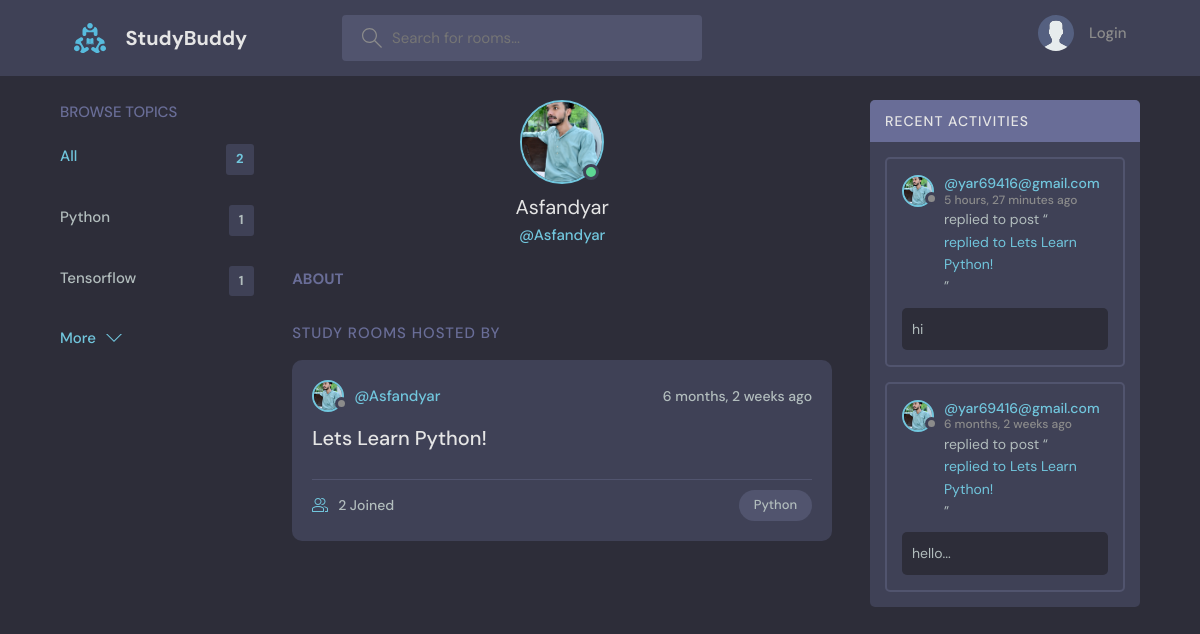
The page /user-profile/1/ on the database as committed earlier.
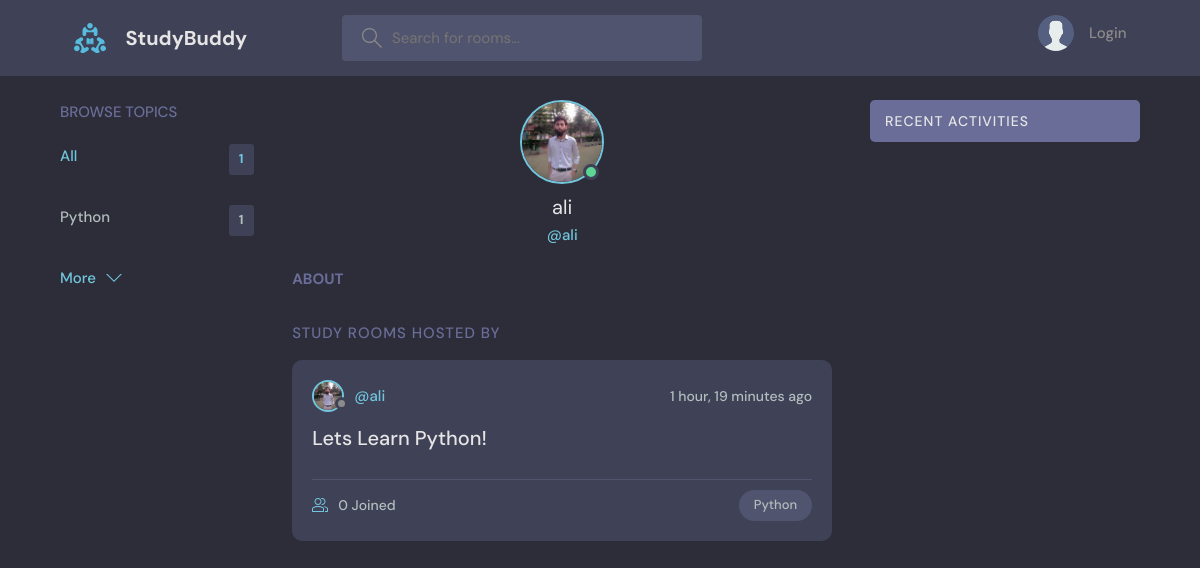
The same page on the database as committed later.
### base/models.py (models this page shows, shortened)
class Topic(models.Model):
    name = models.CharField(max_length=200)

class User(AbstractUser):
    name = models.CharField(max_length=100, null=True)
    email = models.EmailField(unique=True, null=True)
    bio = models.TextField(null=True)
    avatar = models.ImageField(null=True, default='avatar.svg')
    USERNAME_FIELD = 'email'
    REQUIRED_FIELDS = []

class Room(models.Model):
    host = models.ForeignKey(User, on_delete=models.SET_NULL, null=True)
    topic = models.ForeignKey(Topic, on_delete=models.SET_NULL, null=True)
    name = models.CharField(max_length=100)
    description = models.TextField(null=True, blank=True)
    participants = models.ManyToManyField(User, related_name='participants', blank=True)
    updated = models.DateTimeField(auto_now=True)
    created = models.DateTimeField(auto_now_add=True)
    class Meta:
        ordering = ['-updated', '-created']
    def __str__(self):
        return self.name

class Message(models.Model):
    user = models.ForeignKey(User, on_delete=models.CASCADE)
    room = models.ForeignKey(Room, on_delete=models.CASCADE)
    body = models.TextField()
    updated = models.DateTimeField(auto_now=True)
    created = models.DateTimeField(auto_now_add=True)
    class Meta:
        ordering = ['-updated', '-created']
    def __str__(self):
        return self.body[:50]

### base/views.py (the view)
# urls.py: path('user-profile/<str:pk>/', views.user_profile, name='user_profile'),
def user_profile(request, pk):
    user = User.objects.get(id=pk)
    rooms = user.room_set.all()
    room_messages = user.message_set.all()
    topics = Topic.objects.all()
    context = {'user':user, 'rooms':rooms, 'room_messages':room_messages
               ,'topics':topics}
    return render(request, 'base/profile.html', context=context)

### base/templates/base/profile.html (shortened to what this page needs)
{% extends 'main.html' %}
{% block content %}
  <main class="profile-page layout layout--3">
    <div class="container">
      {% include 'base/topics_component.html' %}
      <div class="roomList">
        <div class="profile">
          <div class="profile__avatar">
            <div class="avatar avatar--large active">
              <img src="{{user.avatar.url}}" />
            </div>
          </div>
          <div class="profile__info">
            <h3>{{ user.username }}</h3>
            <p>@{{ user.username }}</p>
          </div>
          <div class="profile__about">
            <h3>About</h3>
          </div>
        </div>
        <div class="roomList__header">
          <div>
            <h2>Study Rooms Hosted by {{ request.user.name }}</a>
            </h2>
          </div>
        </div>
        {% include 'base/feed_component.html' %}
      </div>
      {% include 'base/activity_component.html' %}
    </div>
  </main>
  {% endblock content %}

### templates/main.html (shortened to what this page needs)
<!DOCTYPE html>
{% load static %}
<html lang="en">
  <head>
    <link rel="stylesheet" href="{% static 'styles/style.css' %}" />
  </head>
  <body>
    {% include 'navbar.html' %}
    {% block content %}
    {% endblock %}
  </body>
</html>

### templates/navbar.html (shortened to what this page needs)
{% load static %}
<header class="header header--loggedIn">
    <div class="container">
      <a href="{% url 'home' %}" class="header__logo">
        <img src="{% static 'images/logo.svg' %}" />
        <h1>StudyBuddy</h1>
      </a>
      <form class="header__search" method="get" action="{% url 'home' %}">
        <label>
          <input name="q" placeholder="Search for rooms..." />
        </label>
      </form>
      <nav class="header__menu">
        {% if request.user.is_authenticated %}
        <div class="header__user">
          <a href="{% url 'update_user' %}">
            <div class="avatar avatar--medium active">
              <img src="{{ request.user.avatar.url }}" />
            </div>
            <p>{{ request.user.username }}<span>@{{ request.user.username }}</span></p>
          </a>
          <button class="dropdown-button">
            <svg version="1.1" xmlns="http://www.w3.org/2000/svg" width="32" height="32" viewBox="0 0 32 32">
              <title>chevron-down</title>
              <path d="M16 21l-13-13h-3l16 16 16-16h-3l-13 13z"></path>
            </svg>
          </button>
        </div>
        {% else %}
        <a href="{% url 'login_page' %}">
          <img src="{% static 'images/avatar.svg' %}" />
          <p>Login</p>
        </a>
        {% endif %}
      </nav>
    </div>
  </header>

### base/templates/base/topics_component.html
<div class="topics">
    <div class="topics__header">
      <h2>Browse Topics</h2>
    </div>
    <ul class="topics__list">
      <li>
        <a href="{% url 'home' %}" class="active">All <span>{{ topics.count }}</span></a>
      </li>
      {% for topic in topics %}
      <li>
        <a href="{% url 'home' %}?q={{topic.name}}">{{ topic.name }}<span>{{ topic.room_set.all.count }}</span></a>
      </li>
      {% endfor %}
    <a class="btn btn--link" href="{% url 'topic_page' %}">
      More
      <svg version="1.1" xmlns="http://www.w3.org/2000/svg" width="32" height="32" viewBox="0 0 32 32">
        <title>chevron-down</title>
        <path d="M16 21l-13-13h-3l16 16 16-16h-3l-13 13z"></path>
      </svg>
    </a>
  </div>

### base/templates/base/feed_component.html (shortened to what this page needs)
{% for room in rooms %}
<div class="roomListRoom">
    <div class="roomListRoom__header">
      <a href="{% url 'user_profile' room.host.id %}" class="roomListRoom__author">
        <div class="avatar avatar--small">
          <img src="{{ room.host.avatar.url }}" />
        </div>
        <span>@{{ room.host.username }}</span>
      </a>
      <div class="roomListRoom__actions">
        <span>{{ room.created | timesince }} ago</span>
      </div>
    </div>
    <div class="roomListRoom__content">
      <a href="{% url 'room' room.id %}">{{ room.name }}</a>
    </div>
    <div class="roomListRoom__meta">
      <a href="{% url 'room' room.id %}" class="roomListRoom__joined">
        {{ room.participants.all.count }} Joined
      </a>
      <p class="roomListRoom__topic">{{ room.topic.name }}</p>
    </div>
</div>
{% endfor %}

### base/templates/base/activity_component.html (shortened to what this page needs)
<div class="activities">
    <div class="activities__header">
      <h2>Recent Activities</h2>
    </div>
    {% for message in room_messages %}
    <div class="activities__box">
      <div class="activities__boxHeader roomListRoom__header">
        <a href="{% url 'user_profile' message.user.id %}" class="roomListRoom__author">
          <div class="avatar avatar--small">
            <img src="{{ message.user.avatar.url }}" />
          </div>
          <p>
            @{{ message.user }}
            <span>{{ message.created | timesince }} ago</span>
          </p>
        </a>
      </div>
      <div class="activities__boxContent">
        <p>replied to post “<a href="{% url 'room' message.room.id %}">replied to {{ message.room }}</a>”</p>
        <div class="activities__boxRoomContent">
            {{ message }}
        </div>
      </div>
    </div>
    {% endfor %}
  </div>

Rows that differ between the two databases and show on the page:
removed Topic: name "Tensorflow", room_set.all.count "1"
removed Room: host.avatar (picture), host.username "Asfandyar", created "6 months, 2 weeks", name "Lets Learn Python!", participants.all.count "2", topic.name "Python"
removed Message: user.avatar (picture), user "yar69416@gmail.com", created "5 hours, 27 minutes", room "Lets Learn Python!", body "hi"
removed Message: user.avatar (picture), user "yar69416@gmail.com", created "6 months, 2 weeks", room "Lets Learn Python!", body "hello..."
changed User: avatar: a different picture; username "Asfandyar" → "ali"
added Room: host.avatar (picture), host.username "ali", created "1 hour, 19 minutes", name "Lets Learn Python!", participants.all.count "0", topic.name "Python"
Other text that changed with them:
{{ topics.count }}: "2" → "1"
